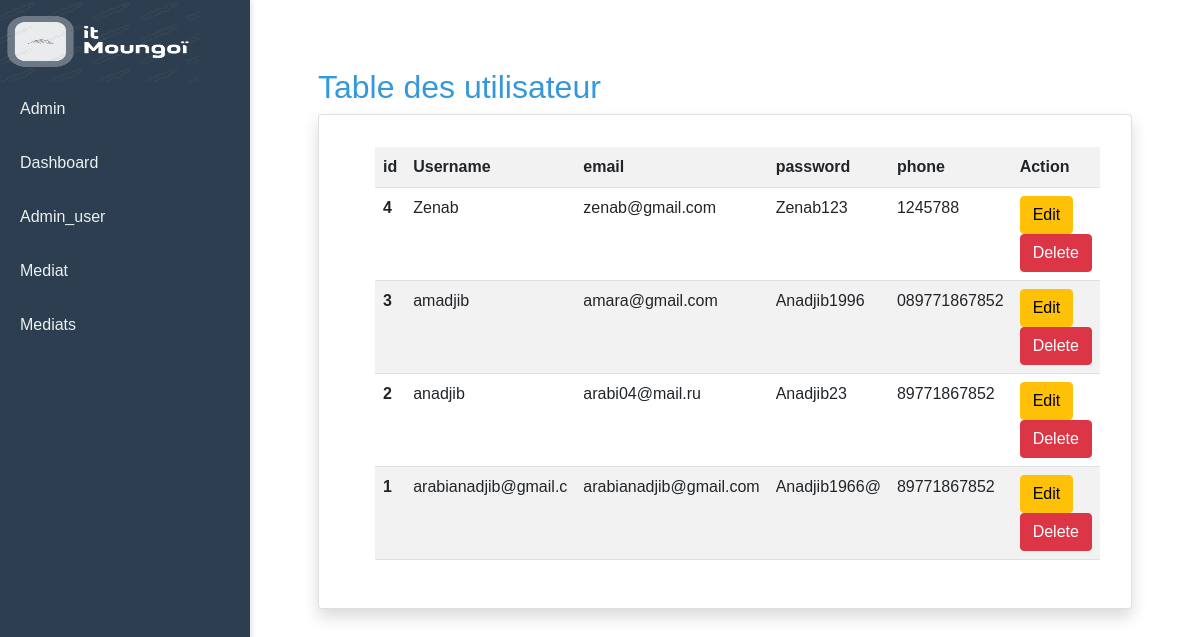
Screenshot of /admin_user with the database file from the repository.
### main.py (models this page shows, shortened)
class logins(db.Model):
    id = db.Column(db.Integer, primary_key=True)
    username = db.Column(db.String(255), nullable=False)
    email = db.Column(db.String(255), nullable=False)
    password = db.Column(db.String(255), nullable=False)
    phone = db.Column(db.String(255), nullable=False)

### main.py (the view)
@app.route("/admin_user")
def admin_user():
    users = logins.query.order_by(logins.id.desc()).all()
    return render_template("admin/data.html", users = users)

### templates/admin/data.html (shortened to what this page needs)
{% extends 'admin/users.html' %}
{% block body %}
<div class="container">
    <div class="container mt-5">
        <h2>Table des utilisateur</h2>
    <div class="card shadow mb-5">
        <div class="card-body">
        <div class="row">
         <div class="col md-12">
           <div class="container">
              <div class="jumbotron p-3">
              <table class="table table-hover table-striped">
                  <tr>
                      <th scope="col">id</th>
                      <th scope="col">Username</th>
                      <th scope="col">email</th>
                      <th scope="col">password</th>
                      <th scope="col"> phone</th>
                      <th scope="col">Action</th>
                  </tr>
                 {% for row in users %}
                  <tr>
                    <th scope="row">{{row.id}}</th>
                    <td>{{row.username}}</td>
                    <td>{{row.email}}</td>
                    <td>{{row.password}}</td>
                    <td>{{row.phone}}</td>
                    <td>
                        <a href="/update/{{row.id}}" class="btn btn-warning btn-xs" data-toggle="modal" data-target="#modaledit{{row.id}}">Edit</a>
                        <a href="/delete/{{row.id}}" class="btn btn-danger btn-xs" onclick="return confirm('Are You Sure To Delete ?')">Delete</a>
                    </td>
                  </tr>
<div id="modaledit{{row.id}}" class="modal fade" role="dialog">
      <div class="modal-dialog modal-dialog-centered">
      <div class="modal-content">
      <div class="modal-body">
      <form action="{{url_for('update')}}" method="POST">
   {% endfor %}
  </table>
 </div>
          </div>
        </div>
      </div>
  </div>
</div>
{% endblock %}

### templates/admin/users.html (shortened to what this page needs)
<!DOCTYPE html>
<html lang="fr">
<head>
    <link href="https://cdn.jsdelivr.net/npm/bootstrap@5.3.0/dist/css/bootstrap.min.css" rel="stylesheet">
    <link rel="stylesheet" href="/static/style.css">
    <link   href="https://cdn.jsdelivr.net/npm/bootstrap@5.1.3/dist/css/bootstrap.min.css" rel="stylesheet">
</head>
<body>
    <div class="sidebar" >
            <img src="{{ url_for('static', filename='images/Iconss.png') }}" width=200 height="82">
        <ul class="sidebar-menu">
            <li><a href="{{ url_for('admin') }}" class="{% if request.endpoint == 'documents' %}active{% endif %}">Admin</a></li>
            <li><a href="{{ url_for('dashboard') }}" class="{% if request.endpoint == 'dashboard' %}active{% endif %}">Dashboard</a></li>
            <li><a href="{{ url_for('admin_user') }}" class="{% if request.endpoint == 'data' %}active{% endif %}">Admin_user</a></li>
            <li><a href="{{ url_for('admin_page') }}" class="{% if request.endpoint == 'admin_upload' %}active{% endif %}">Mediat</a></li>
            <li><a href="{{ url_for('admin_upload') }}" class="{% if request.endpoint == 'admin_upload' %}active{% endif %}">Mediats</a></li>
        </ul>
    </div>
    <div class="main-content">
        {% block body %}{% endblock %}
    </div>
</body>
</html>

### static/CSS/style.css (style rules this page uses)
body { font-family: Arial, sans-serif; margin: 0; padding: 0; }
body { font-family: Arial, sans-serif; margin: 0; padding: 0; display: flex; background-color: #f5f5f5; }
.sidebar { width: 250px; background: #2c3e50; color: white; height: 100vh; position: fixed; box-shadow: 2px 0 5px rgba(0, 0, 0, 0.1); }
.sidebar-menu { list-style: none; padding: 0; margin: 0; }
.sidebar-menu li { padding: 0; margin: 0; }
.sidebar-menu a { display: block; padding: 15px 20px; color: #ecf0f1; text-decoration: none; transition: all 0.3s; }
.main-content { margin-left: 250px; padding: 20px; width: calc(100% - 250px); background: white; min-height: 100vh; }
.container { max-width: 800px; margin: 0 auto; }
h2 { color: #3498db; margin-top: 20px; }

### templates/admin/users.html (style rules this page uses)
body { font-family: Arial, sans-serif; margin: 0; padding: 0; display: flex; background-color: #f5f5f5; }
.sidebar { width: 250px; background: #2c3e50; color: white; height: 100vh; position: fixed; box-shadow: 2px 0 5px rgba(0, 0, 0, 0.1); }
.sidebar-menu { list-style: none; padding: 0; margin: 0; }
.sidebar-menu li { padding: 0; margin: 0; }
.sidebar-menu a { display: block; padding: 15px 20px; color: #ecf0f1; text-decoration: none; transition: all 0.3s; }
.main-content { margin-left: 250px; padding: 20px; width: calc(100% - 250px); min-height: 100vh; }

### rows the page displays
logins: id "4", username "Zenab", email "zenab@gmail.com", password "Zenab123", phone "1245788"
logins: id "3", username "amadjib", email "amara@gmail.com", password "Anadjib1996", phone "089771867852"
logins: id "2", username "anadjib", email "arabi04@mail.ru", password "Anadjib23", phone "89771867852"
logins: id "1", username "arabianadjib@gmail.c", email "arabianadjib@gmail.com", password "Anadjib1966@", phone "89771867852"
